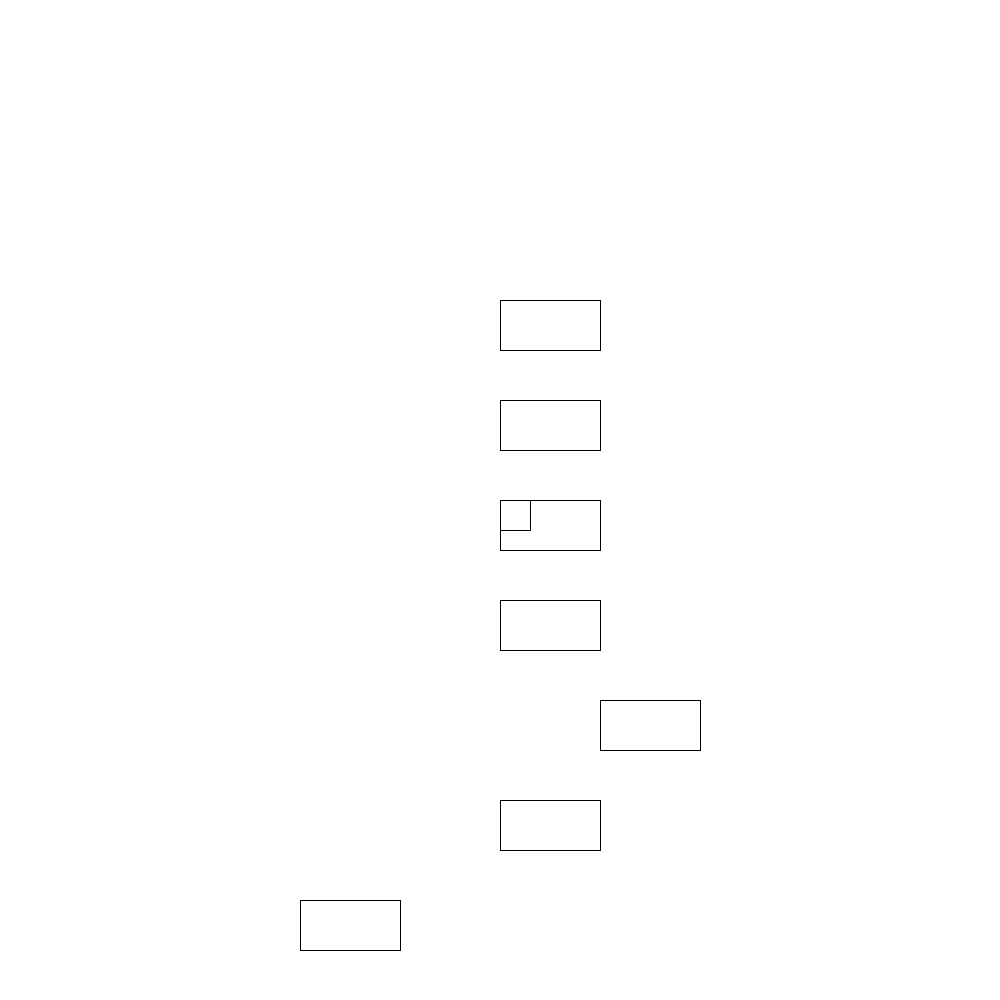
Frame 1 (no input)
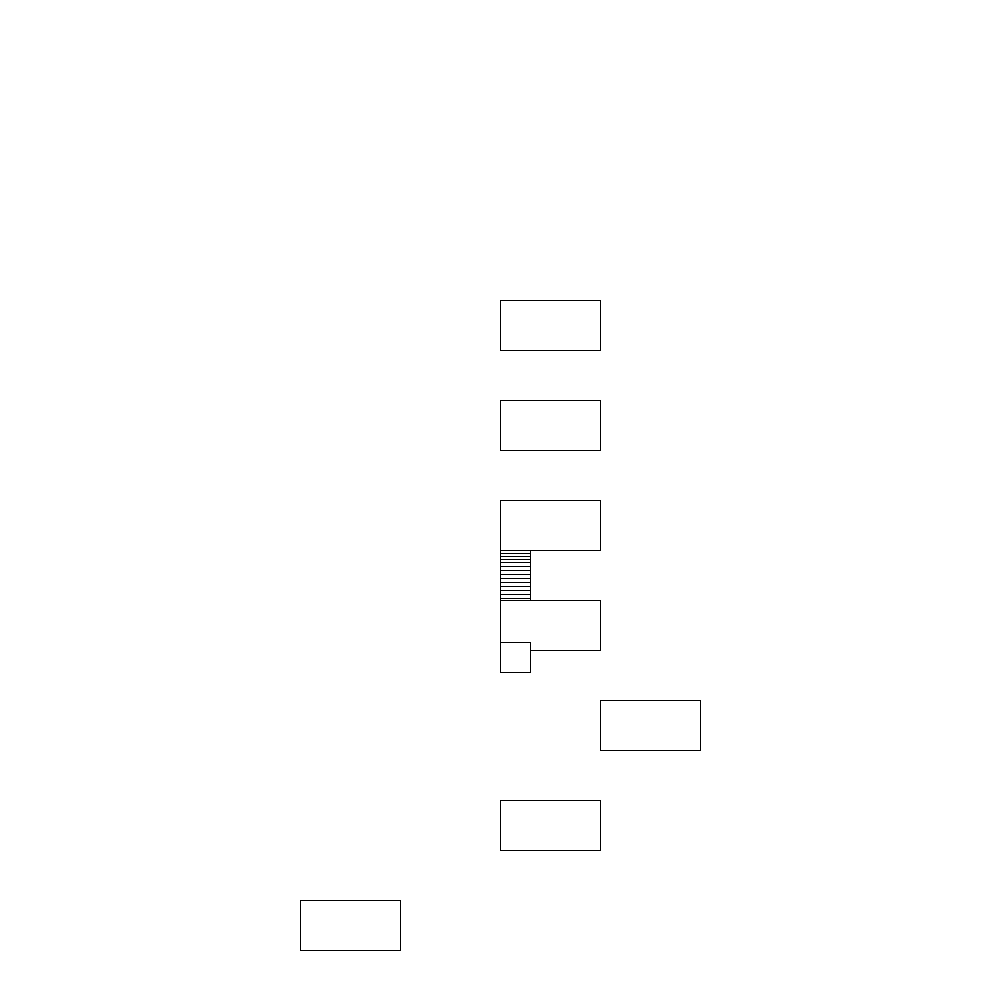
Frame 60 (the mouse pressed at the canvas centre just before this capture)
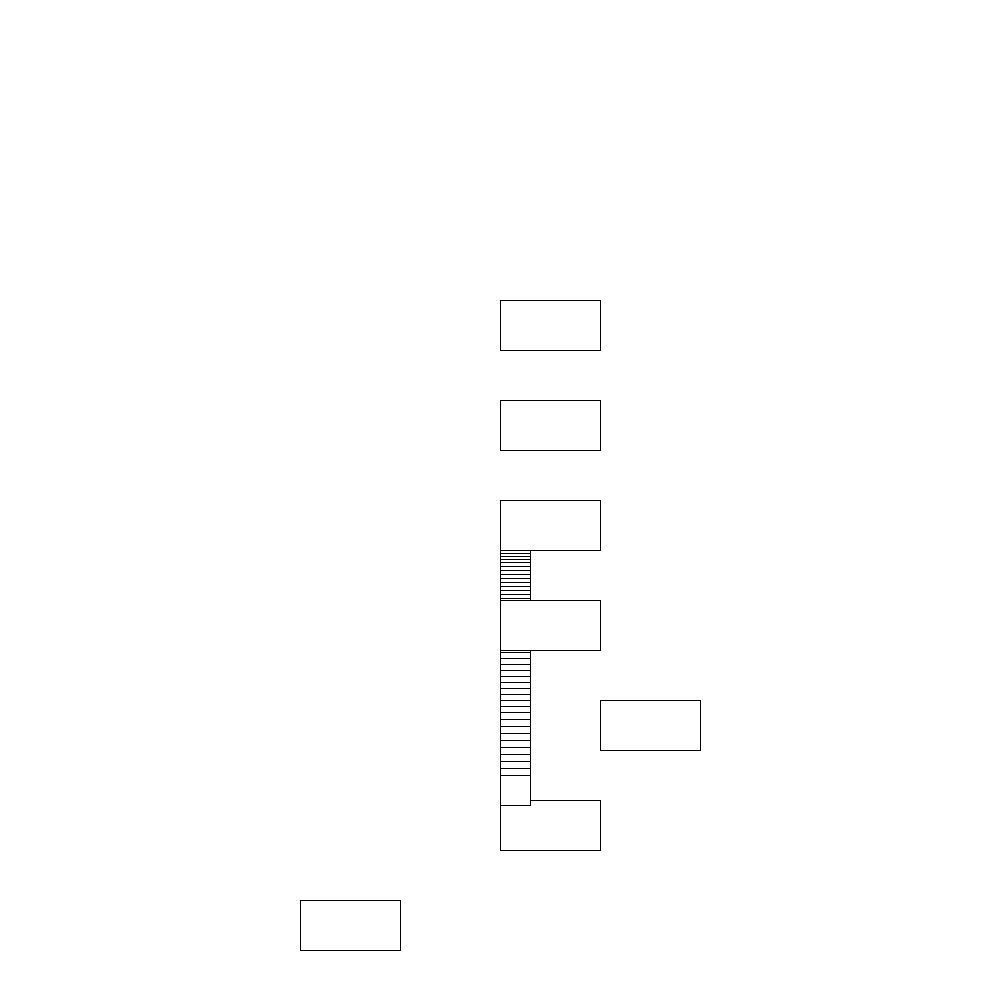
Frame 120 (the mouse held since frame 60 and released just before this capture)

The Processing sketch that drew these frames (run headless with seeded random() and noise(); from frame 60 on, the mouse is pressed at the canvas centre):

// Processing sketch: platforming1
// ── platforming1.pde
int px=500;
int py=500;
int dx=0;
float dy=0;
void setup()
{
  size(1000, 1000); 
  background(255, 255, 255);
}
void draw()
{
  rect(500, 800, 100, 50);
  rect(300, 900, 100, 50);
  rect(600, 700, 100, 50);
  rect(500, 600, 100, 50);
  rect(500, 500, 100, 50);
  rect(500, 400, 100, 50);
  rect(500, 300, 100, 50);
  rect(px, py, 30, 30);
  if (py>950)
  {
    py=950;
  }

  px=px+dx; 
  py=py+(int)dy;
  dy=dy+0.1;
  if (dy>10)

  {
    dy=10;
  }
  if (px+30>300 && px<300 +100 && py+25>900 && py<900) 
  {
    py = 875;
  }

 if(px+30>600 && px<600 +100 && py+25>700 && py<700)
 {
    py = 675;
 }


 if(px+30>500 && px<500 +100 && py+25>800 && py<800)
 {
    py=775;
 }
 
 }
 
void keyPressed()
{
  if(key=='w')
  {
     dy=-3; 
  }
  
  if(key=='d')
  {
  dx=+1;
  }
  if(key=='a')
  {
  dx=-1;
  }
}
